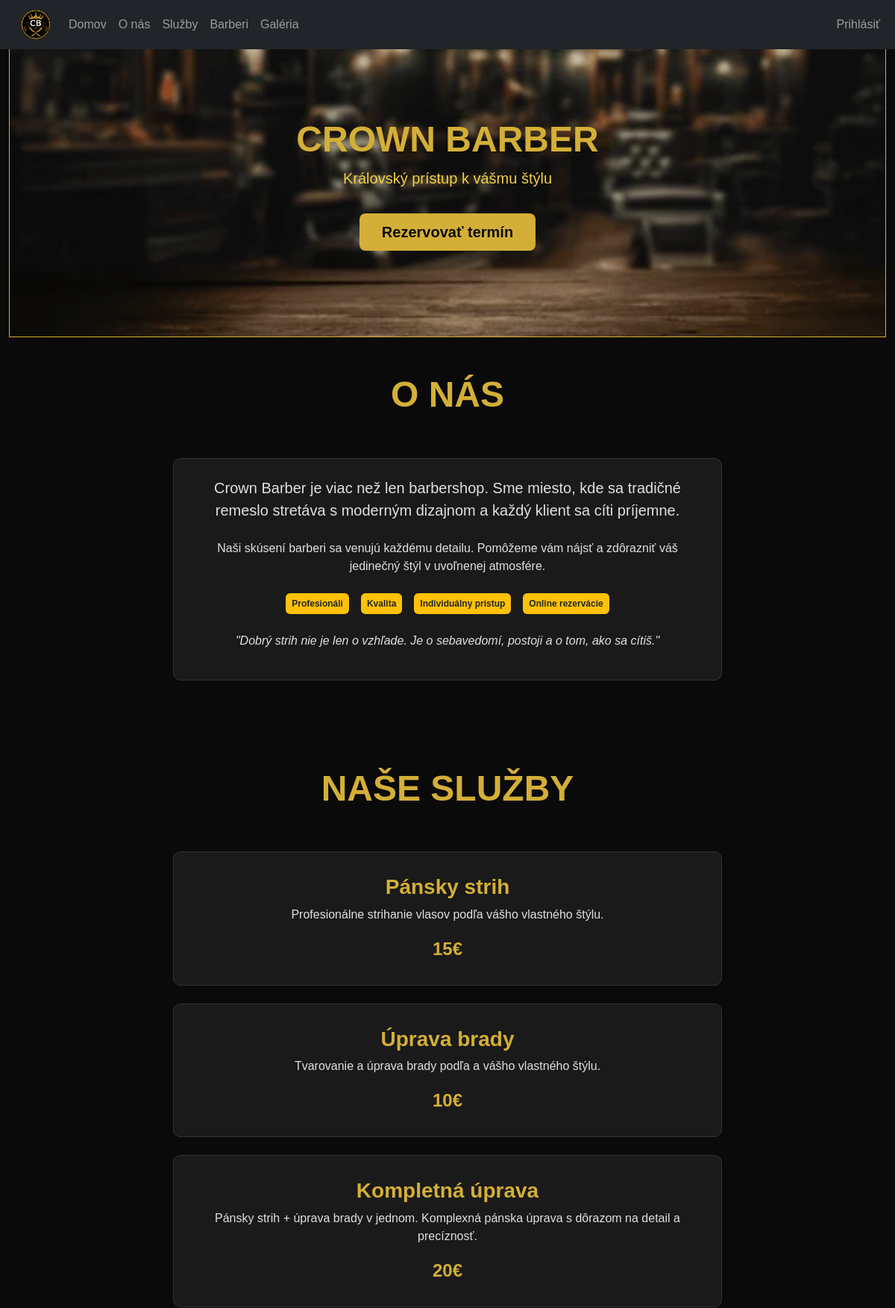
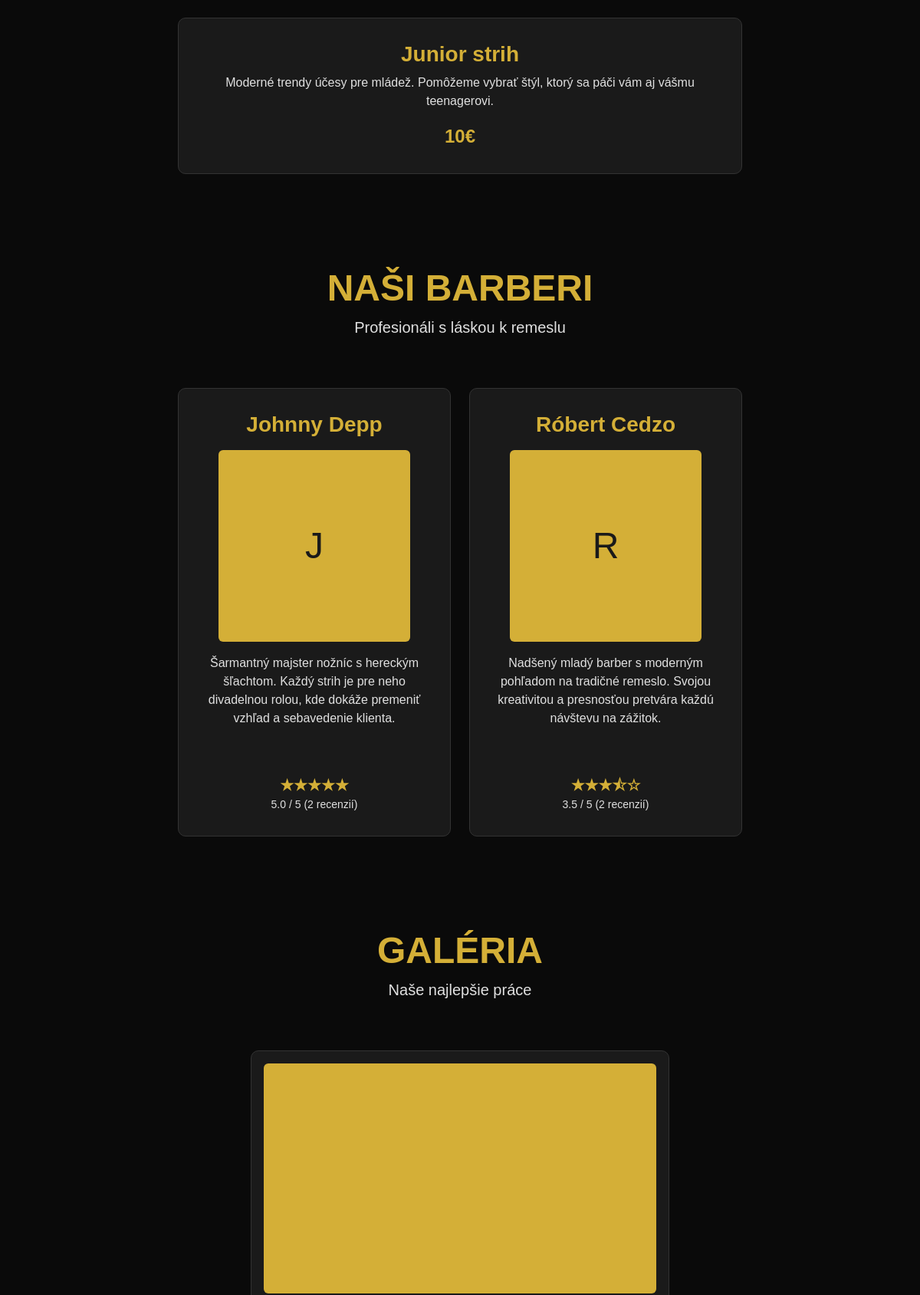
The page / (upper part) on the database its author committed (2 pictures, top to bottom).
### tables this page shows
CREATE TABLE `services` (
                            `id` int(11) NOT NULL AUTO_INCREMENT,
                            `title` varchar(100) NOT NULL,
                            `price` int(11) NOT NULL,
                            `duration` int(11) NOT NULL,
                            `description` varchar(500) DEFAULT NULL,
                            PRIMARY KEY (`id`)
);

CREATE TABLE `users` (
                         `id` int(11) NOT NULL AUTO_INCREMENT,
                         `fullname` varchar(100) NOT NULL,
                         `email` varchar(200) NOT NULL,
                         `password` varchar(255) NOT NULL,
                         `phone` varchar(13) DEFAULT NULL,
                         `permissions` int(1) NOT NULL,
                         `created_at` datetime NOT NULL DEFAULT current_timestamp(),
                         `last_login` datetime DEFAULT NULL,
                         PRIMARY KEY (`id`)
);

CREATE TABLE `barbers` (
                           `id` int(11) NOT NULL AUTO_INCREMENT,
                           `user_id` int(11) NOT NULL,
                           `bio` text DEFAULT NULL,
                           `photo_path` varchar(255) DEFAULT NULL,
                           `is_active` tinyint(1) NOT NULL DEFAULT 1,
                           `created_at` datetime NOT NULL DEFAULT current_timestamp(),
                           PRIMARY KEY (`id`),
                           KEY `user_id` (`user_id`),
                           CONSTRAINT `barbers_ibfk_1` FOREIGN KEY (`user_id`) REFERENCES `users` (`id`) ON DELETE CASCADE
);

### App/Views/Home/index.view.php (the view, shortened to what the rows shown need)
<section class="cb-hero-section">
    <div class="container text-center">
        <h1 class="display-5 cb-gold-text">CROWN BARBER</h1>
    </div>
</section>
<section id="onas" class="cb-dark-section py-5">
    <div class="container">
        <div class="row justify-content-center">
            <div class="col-12 text-center mb-5">
                <h2 class="display-5 cb-gold-text">O NÁS</h2>
            </div>
        </div>
    </div>
</section>
<section id="sluzby" class="cb-dark-section py-5">
    <div class="container">
        <div class="row justify-content-center">
            <div class="col-12 text-center mb-5">
                <h2 class="display-5 cb-gold-text">NAŠE SLUŽBY</h2>
            </div>
        </div>
        <?php foreach ($services as $service): ?>
            <div class="row justify-content-center">
                <div class="col-md-10 col-lg-8">
                    <div class="cb-dark-card mb-4">
                        <h3 class="cb-gold-text"><?= htmlspecialchars($service->getTitle()) ?></h3>
                        <p class="cb-text-muted"><?= htmlspecialchars($service->getDescription()) ?></p>
                        <span class="cb-price"><?= $service->getPrice() ?>€</span>
                    </div>
                </div>
            </div>
        <?php endforeach; ?>
    </div>
</section>
<section id="barberi" class="cb-dark-section py-5">
    <div class="container">
        <div class="row justify-content-center">
            <div class="col-12 text-center mb-5">
                <h2 class="display-5 cb-gold-text">NAŠI BARBERI</h2>
            </div>
        </div>
        <div class="row justify-content-center">
            <?php foreach ($barbers as $barberData):
                $barber = $barberData['barber'];
                $user = $barberData['user'];
                ?>
                <div class="col-md-6 col-lg-4 mb-4">
                    <div class="cb-dark-card text-center h-100 d-flex flex-column">
                        <h3 class="cb-gold-text mb-3"><?= htmlspecialchars($user->getFullName()) ?></h3>
                        <div class="mb-3">
                            <?php
                            $photoPath = $barber->getPhotoPath();
                            if ($photoPath && file_exists($_SERVER['DOCUMENT_ROOT'] . $photoPath)):
                                ?>
                                <img src="<?= htmlspecialchars($photoPath) ?>"
                                     alt="<?= htmlspecialchars($user->getFullName()) ?>"
                                     class="img-fluid rounded"
                                     style="width: 100%; max-width: 250px; height: 250px; object-fit: cover;">
                            <?php else: ?>
                                <div class="rounded d-inline-flex align-items-center justify-content-center"
                                     style="width: 250px; height: 250px; background-color: #d4af37; color: #1a1a1a;">
                                    <span style="font-size: 3rem;"><?= substr(htmlspecialchars($user->getFullName()), 0, 1) ?></span>
                                </div>
                            <?php endif; ?>
                        </div>
                        <div class="flex-grow-1">
                            <p class="cb-text-muted mb-4"><?= htmlspecialchars($barber->getBio()) ?></p>
                        </div>
                        <div class="mt-3">
                            <?php if ($barberData['reviewCount'] > 0): ?>
                                <div class="cb-gold-text fs-5">
                                    <?= $barberData['starRating'] ?>
                                </div>
                                <div class="cb-text-muted small">
                                    <?= $barberData['formattedRating'] ?> / 5
                                    (<?= $barberData['reviewCount'] ?> recenzií)
                                </div>
                            <?php else: ?>
                                <div class="cb-text-muted small">
                                    <em>Zatiaľ žiadne hodnotenia</em>
                                </div>
                            <?php endif; ?>
                        </div>
                    </div>
                </div>
            <?php endforeach; ?>
        </div>
    </div>
</section>
<section id="galeria" class="cb-dark-section py-5">
    <div class="container">
        <div class="row justify-content-center">
            <div class="col-12 text-center mb-5">
                <h2 class="display-5 cb-gold-text">GALÉRIA</h2>
            </div>
        </div>
    </div>
</section>

### rows shown on the page
services: title "Pánsky strih", description "Profesionálne strihanie vlasov podľa vášho vlastného štýlu.", price "15"
services: title "Úprava brady", description "Tvarovanie a úprava brady podľa a vášho vlastného štýlu.", price "10"
services: title "Kompletná úprava", description "Pánsky strih + úprava brady v jednom. Komplexná pánska úprava s dôrazom na detail a precíznosť.", price "20"
services: title "Junior strih", description "Moderné trendy účesy pre mládež. Pomôžeme vybrať štýl, ktorý sa páči vám aj vášmu teenagerovi.", price "10"
users: fullname "Johnny Depp", fullname "J"
barbers: bio "Šarmantný majster nožníc s hereckým šľachtom. Každý strih je pre neho divadelnou rolou, kde dokáže premeniť vzhľad a sebavedenie klienta."
users: fullname "Róbert Cedzo", fullname "R"
barbers: bio "Nadšený mladý barber s moderným pohľadom na tradičné remeslo. Svojou kreativitou a presnosťou pretvára každú návštevu na zážitok."

### other values the page prints
$barberData['starRating'] "★★★★★"
$barberData['formattedRating'] "5.0"
$barberData['reviewCount'] "2"
$barberData['starRating'] "★★★⯪☆"
$barberData['formattedRating'] "3.5"
